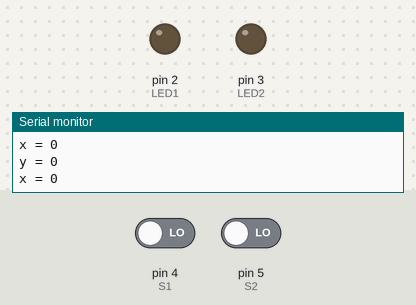
This sketch was run on a simulated Arduino Uno, built with avr-gcc and run on an emulated ATmega328P. On the bench: output pins drawn as LEDs (lit = HIGH), the last lines printed to the serial monitor. The inputs (shaded band) are chosen by the test bench; at power-on: pin 4 (S1) LOW, pin 5 (S2) LOW.

Above: at 1.2 s.
1.3 s: pin 4 (S1) driven HIGH
At 1.7 s:
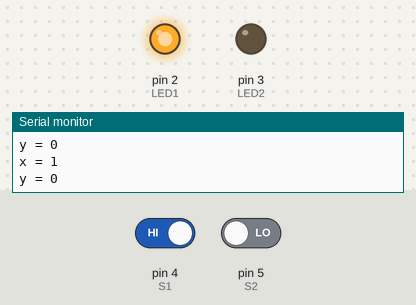
2.8 s: pin 5 (S2) driven HIGH
At 4.0 s:
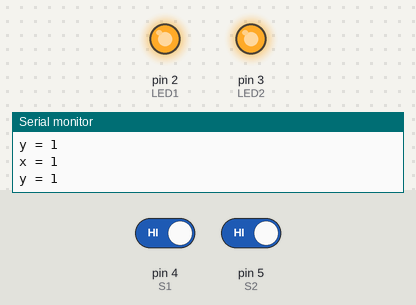
4.3 s: pin 4 (S1) driven LOW
At 5.2 s:
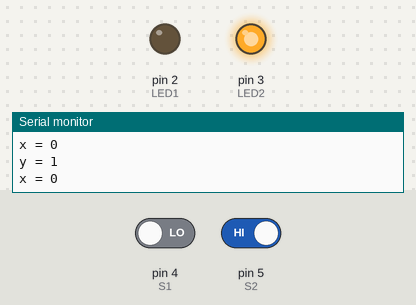
5.8 s: pin 5 (S2) driven LOW
At 6.3 s:
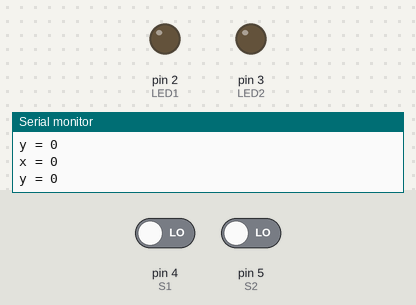
Timing chart, 0 to 8.3 s (numbered marks = the images above; inputs shaded):
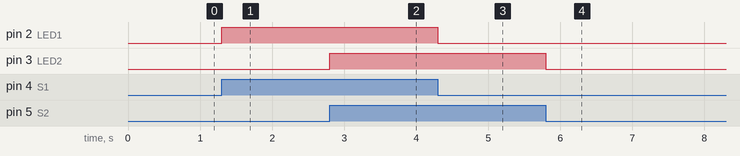

The sketch:

Les_7.2.ino
```cpp
int LED1 = 2;
int LED2 = 3;
int S1 = 4;
int S2 = 5;

int x = 0;
int y = 0;


void setup() {
  pinMode(LED1, OUTPUT);
  pinMode(LED2, OUTPUT);
  pinMode(S1, INPUT);
  pinMode(S2, INPUT);
  Serial.begin(9600);

}

void loop() {
  if(digitalRead(S1) == HIGH){
    x = 1;
    digitalWrite(LED1, HIGH);
  }

  else  if(digitalRead(S1) == LOW){
    x = 0;
    digitalWrite(LED1, LOW);
  }

  if(digitalRead(S2) == HIGH){
    y = 1;
    digitalWrite(LED2, HIGH);

  }

  else  if(digitalRead(S2) == LOW){
    y = 0;
    digitalWrite(LED2, LOW);
  }
Serial.print("x = ");
Serial.println(x);
Serial.print("y = ");
Serial.println(y);
}
```

Measured:
- after the input at 1.3 s, pin 2 (LED1): LOW → HIGH at once
- after the input at 2.8 s, pin 3 (LED2): LOW → HIGH at once
- after the input at 4.3 s, pin 2 (LED1): HIGH → LOW at once
- after the input at 5.8 s, pin 3 (LED2): HIGH → LOW at once
